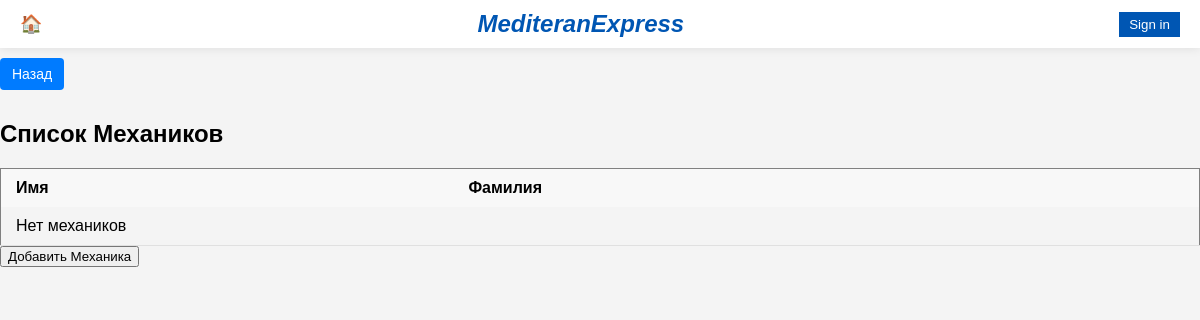
Page /mechanics/ on the earlier database version.
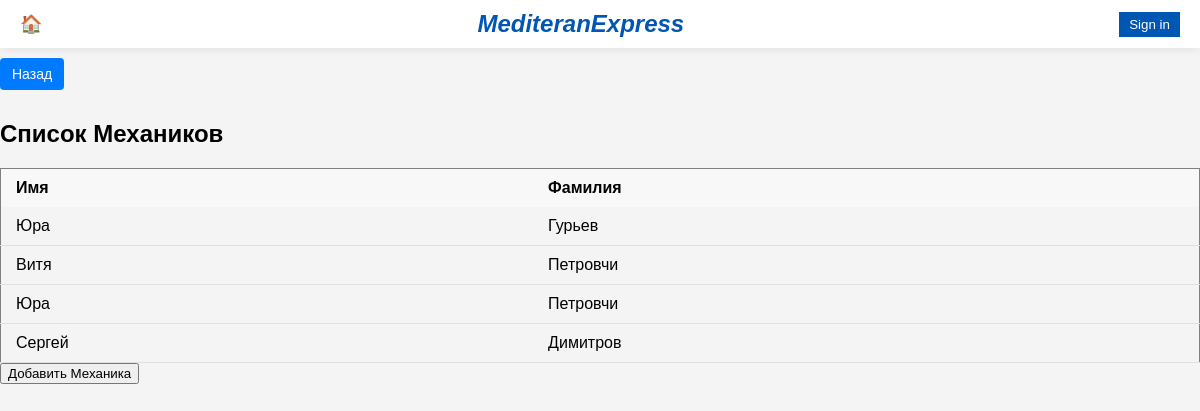
Same page on the later database version.
### main/models.py (models this page shows, shortened)
class Mechanic(models.Model):
    first_name = models.CharField(max_length=100)
    last_name = models.CharField(max_length=100)

### main/views.py (the view)
# urls.py: path('mechanics/', views.mechanics_list, name='mechanics_list'),
def mechanics_list(request):
    mechanics = Mechanic.objects.all()  # Получаем список всех механиков из БД
    return render(request, 'main/mechanics.html', {'mechanics': mechanics})

### main/templates/main/mechanics.html (shortened to what this page needs)
{% extends 'main/base.html' %}
{% block content %}
    <a href="{% url 'garage' %}" class="back-button">Назад</a>
<h2>Список Механиков</h2>
<table border="1">
    <thead>
        <tr>
            <th>Имя</th>
            <th>Фамилия</th>
        </tr>
    </thead>
    <tbody>
        {% for mechanic in mechanics %}
        <tr class="clickable-row" data-href="{% url 'mechanic_detail' mechanic.pk %}">
            <td>{{ mechanic.first_name }}</td>
            <td>{{ mechanic.last_name }}</td>
        </tr>
        {% empty %}
        <tr>
            <td colspan="2">Нет механиков</td>
        </tr>
        {% endfor %}
    </tbody>
</table>
<button id="openPopupButton">Добавить Механика</button>
{% endblock %}

Differences in the rows shown:
added Mechanic: first_name "Юра", last_name "Гурьев"
added Mechanic: first_name "Витя", last_name "Петровчи"
added Mechanic: first_name "Юра", last_name "Петровчи"
added Mechanic: first_name "Сергей", last_name "Димитров"
Other differences:
text no longer shown: "Нет механиков"
